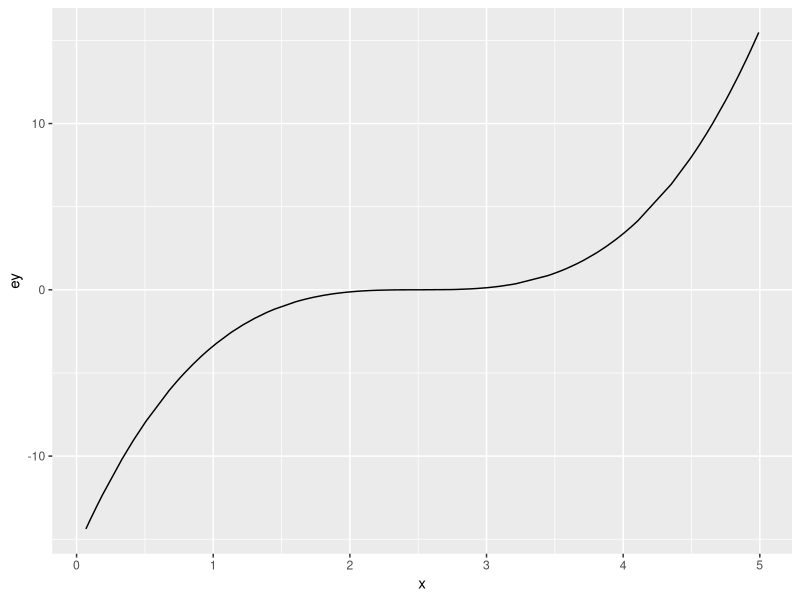
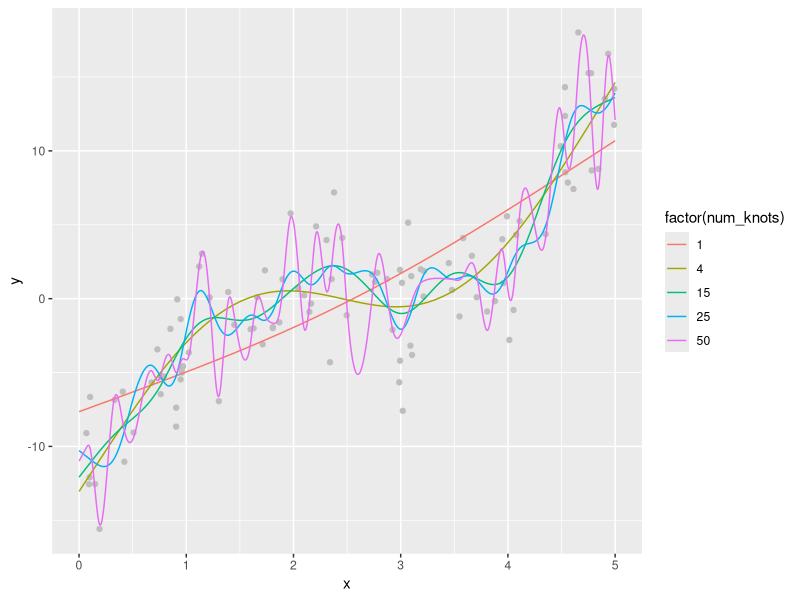
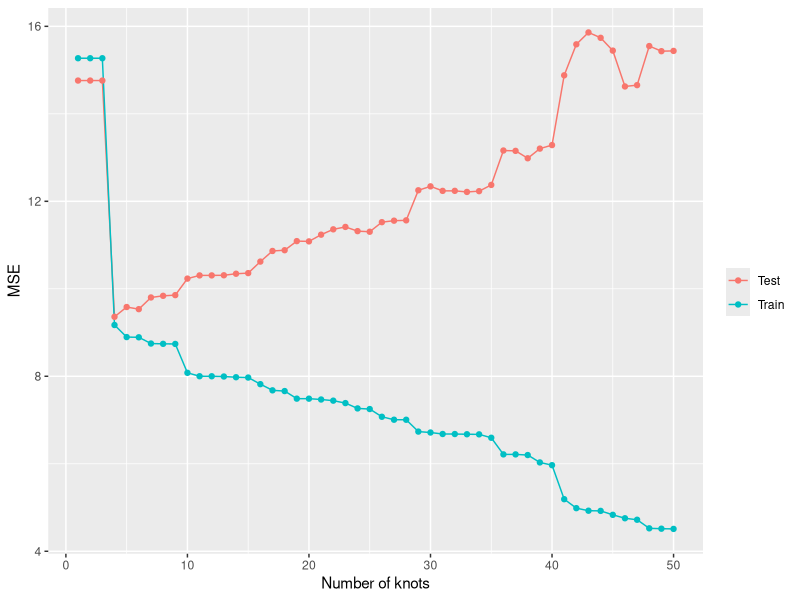
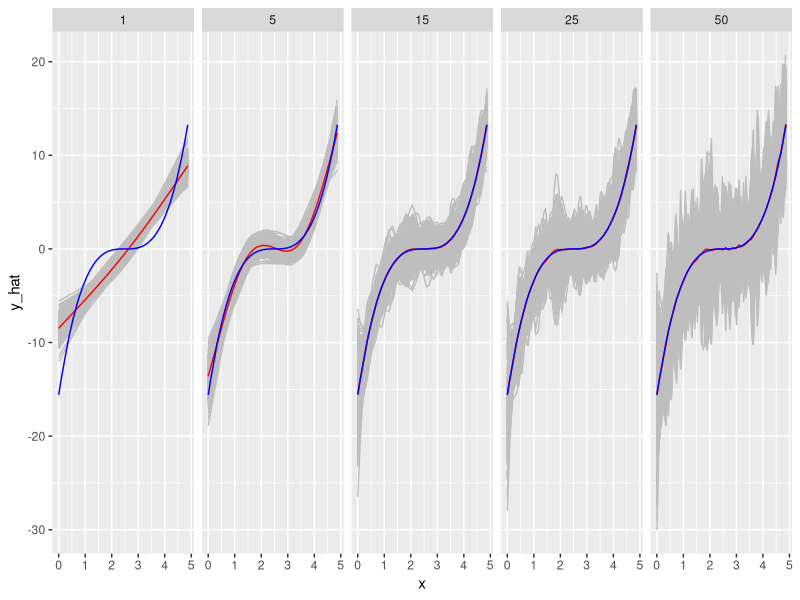
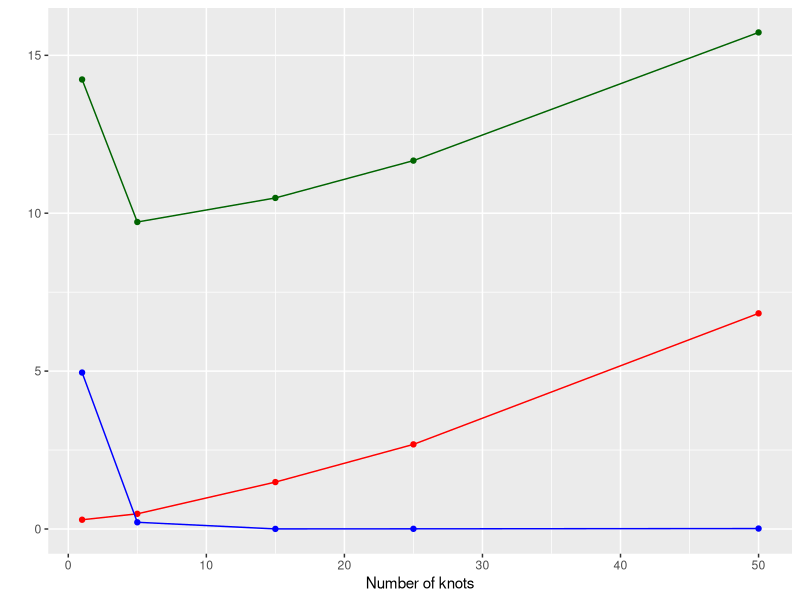
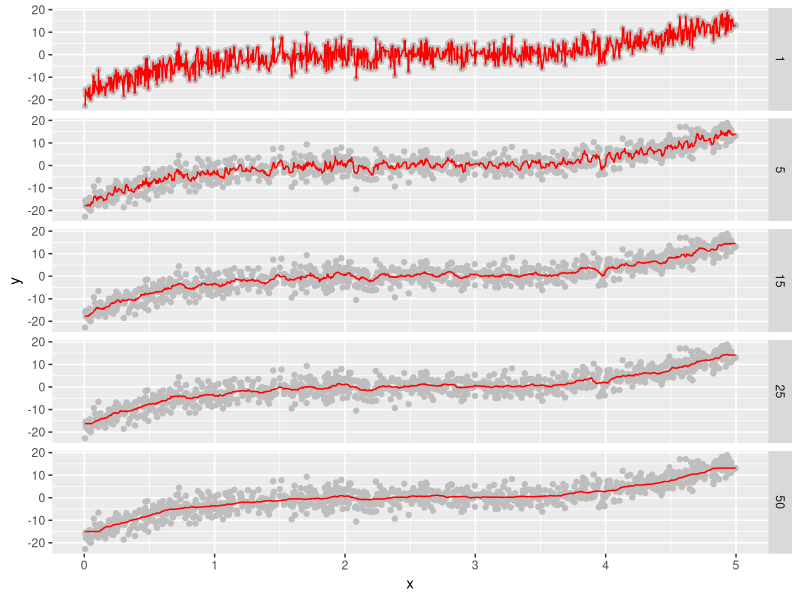
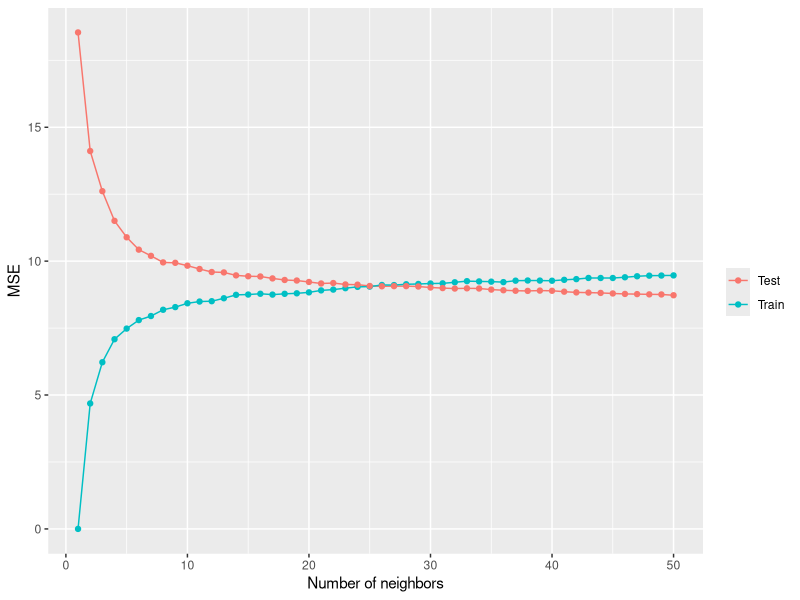

Here is the R script that generated these plots, in order:
## ---- chunk 1
#| include: false
library(data.table)
library(tidyverse)
library(mgcv)
library(caret)
library(parallel)
## ---- chunk 2
set.seed(943843)

# define the data generating process
# x fixed
gen_data <- function(x) {
  
  ey <- (x - 2.5)^3 # E[y|x]
  y <- ey + 3 * rnorm(length(x)) # y = E[y|x] + u
  return_data <- data.table(y = y, x = x, ey = ey)

  return(return_data)
}

## generate train data
train_data <- gen_data(x = runif(100) * 5)

  
## generate test data
# test data is large to stabilize test MSE 
test_data <- gen_data(x = runif(10000) * 5)
## ---- chunk 3
ggplot(data = train_data) +
  geom_line(aes(y = ey, x = x))
## ---- chunk 4
est_gam <- function(k, train_data, test_data) 
{

  # define train and test data
  train_data <- copy(train_data)
  test_data <- copy(test_data)

  #--- train a model ---#  
  trained_model <- gam(y ~ s(x, k = k), sp = 0, data = train_data)

  #--- predict y for the train and test datasets ---#
  train_data[, y_hat := predict(trained_model, newdata = train_data)] 
  train_data[, type := "Train"]
  test_data[, y_hat := predict(trained_model, newdata = test_data)] 
  test_data[, type := "Test"]

  #--- combine before returning ---#
  return_data <- 
    rbind(train_data, test_data) %>%
    .[, num_knots := k]

  return(return_data)
}
## ---- chunk 5
#| message: false
#| warning: false
sim_results <- 
  lapply(1:50, function(x) est_gam(x, train_data, test_data)) %>%
  rbindlist()
## ---- chunk 6
#| label: fig-indiv-fit-gam
#| code-fold: true
#| fig-cap: Fitted curves by gam() with different numbers of knots

ggplot(sim_results[num_knots  %in% c(1, 4, 15, 25, 50), ]) +
  geom_point(data = train_data, aes(y = y, x = x), color = "grey") +
  geom_line(aes(y = y_hat, x = x, color = factor(num_knots))) 
## ---- chunk 7
#| label: fig-train-test-mse
#| code-fold: true
#| fig-cap: Train and test MSEs as a function of the number of knots 


#--- get train and test MSEs by k ---#
summary <- 
  sim_results[, .(mse = mean((y_hat - y)^2)), by = .(num_knots, type)]

ggplot(summary) +
  geom_line(aes(y = mse, x = num_knots, color = type)) +
  geom_point(aes(y = mse, x = num_knots, color = type)) +
  xlab("Number of knots") +
  ylab("MSE") +
  scale_color_discrete(name = "")
## ---- chunk 8
#| cache: true

x_train <- runif(100) * 5
# x_test is fixed to make it easier to get average conditonal on a given value of x later  
x_test <- runif(100) * 5

# function that performs steps 1 ~ 3 (a single iteration) 
run_mc <- function(i, x_train, x_test)
{
  print(i) # track progress
  train_data <- gen_data(x_train) # generate data
  test_data <- gen_data(x_test) # generate data
  # run gam for K = 1, ..., 50
  sim_results <- 
    lapply(
      c(1, 5, 15, 25, 50), 
      function(x) est_gam(x, train_data, test_data)
    ) %>%
    rbindlist()

  return(sim_results)
}

# runs run_mc 500 times
mc_results <-
  mclapply(
    1:500,
    function(x) run_mc(x, x_train, x_test),
    mc.cores = 12
  ) %>%
  rbindlist(idcol = "sim_id") 
## ---- chunk 9
#| label: fig-bias-variance-1
#| code-fold: true
#| fig-cap: Bias-variance trade-off of GAM models with differing number of knots

mc_results_sum <- 
    mc_results %>%
    .[type == "Test", ] %>% 
    .[, .(mean_y_hat = mean(y_hat)), by = .(x, ey, num_knots)]

ggplot() +
    geom_line(data = mc_results[type == "Test", ], aes(y = y_hat, x = x, group = sim_id), color = "gray") +
    geom_line(data = mc_results_sum, aes(y = mean_y_hat, x = x), color = "red") +
    geom_line(data = mc_results_sum, aes(y = ey, x= x), color = "blue") +
    facet_wrap(. ~ num_knots, ncol = 5)

## ---- chunk 10
#| label: fig-bias-variance-summary
#| code-fold: true
#| fig-cap: Expected variance of predicted values and bias 

sum_stat <- 
  mc_results %>%
  .[type == "Test", ] %>% 
  .[
    , 
    .(
      var_hat = var(y_hat), # varianc of y_hat
      bias_sq = mean(y_hat - ey)^2, # squared bias
      mse = mean((y - y_hat)^2)
    ),
    by = .(x, num_knots)
  ] %>%
  .[
    ,
    .(
      mean_var_hat = mean(var_hat),
      mean_bias_sq = mean(bias_sq),
      mean_mse = mean(mse)
    ),
    by = .(num_knots)
  ]

ggplot(data = sum_stat) +
  geom_line(aes(y = mean_var_hat, x = num_knots), color = "red") +
  geom_point(aes(y = mean_var_hat, x = num_knots), color = "red") +
  geom_line(aes(y = mean_bias_sq, x = num_knots), color = "blue") +
  geom_point(aes(y = mean_bias_sq, x = num_knots), color = "blue") +
  geom_line(aes(y = mean_mse, x = num_knots), color = "darkgreen") +
  geom_point(aes(y = mean_mse, x = num_knots), color = "darkgreen") +
  ylab("") +
  xlab("Number of knots")

## ---- chunk 11

fit_knn <- function(k, train_data, test_data) 
{

  # define train and test data
  train_data <- copy(train_data)
  test_data <- copy(test_data)

  #--- train a model ---#  
  trained_model <- knnreg(y ~ x, k = k, data = train_data)

  #--- predict y for the train and test datasets ---#
  train_data[, y_hat := predict(trained_model, newdata = train_data)] 
  train_data[, type := "Train"]
  test_data[, y_hat := predict(trained_model, newdata = test_data)] 
  test_data[, type := "Test"]

  #--- combine before returning ---#
  return_data <- 
    rbind(train_data, test_data) %>%
    .[, num_nbs := k]

  return(return_data)
}
## ---- chunk 12
#| message: false
#| warning: false

## generate train data
train_data <- gen_data(x = runif(1000) * 5)
  
## generate test data
test_data <- gen_data(x = runif(1000) * 5)

sim_results <- 
  lapply(1:50, function(x) fit_knn(x, train_data, test_data)) %>%
  rbindlist()
## ---- chunk 13
#| label: fig-indiv-fit-knn
#| code-fold: true
#| fig-cap: Fitted curves by knnreg() with different numbers of neighbors
#| fig-height: 9

ggplot(sim_results[num_nbs  %in% c(1, 5, 15, 25, 50), ]) +
  geom_point(data = train_data, aes(y = y, x = x), color = "gray") +
  geom_line(aes(y = y_hat, x = x), color = "red") +
  facet_grid(num_nbs ~ .)
## ---- chunk 14
#| label: fig-train-test-mse-knn
#| code-fold: true
#| fig-cap: Train and test MSEs as a function of the number of knots 

#--- get train and test MSEs by k ---#
summary <- 
  sim_results[, .(mse = mean((y_hat - y)^2)), by = .(num_nbs, type)]

ggplot(summary) +
  geom_line(aes(y = mse, x = num_nbs, color = type)) +
  geom_point(aes(y = mse, x = num_nbs, color = type)) +
  xlab("Number of neighbors") +
  ylab("MSE") +
  scale_color_discrete(name = "")
